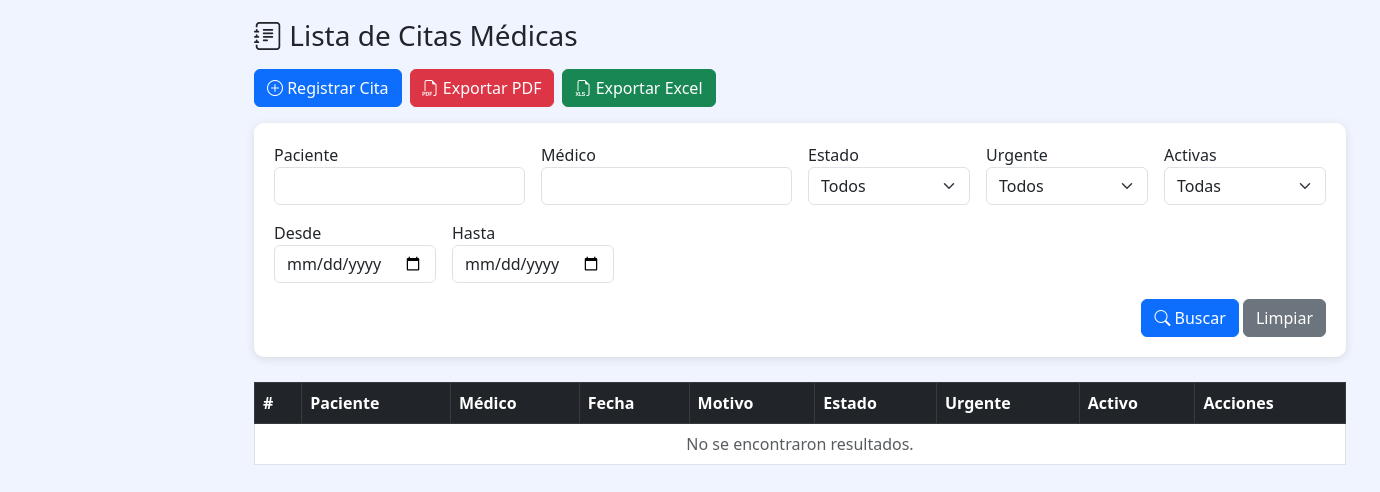
The app's page /citas/lista_citas.php, older data.
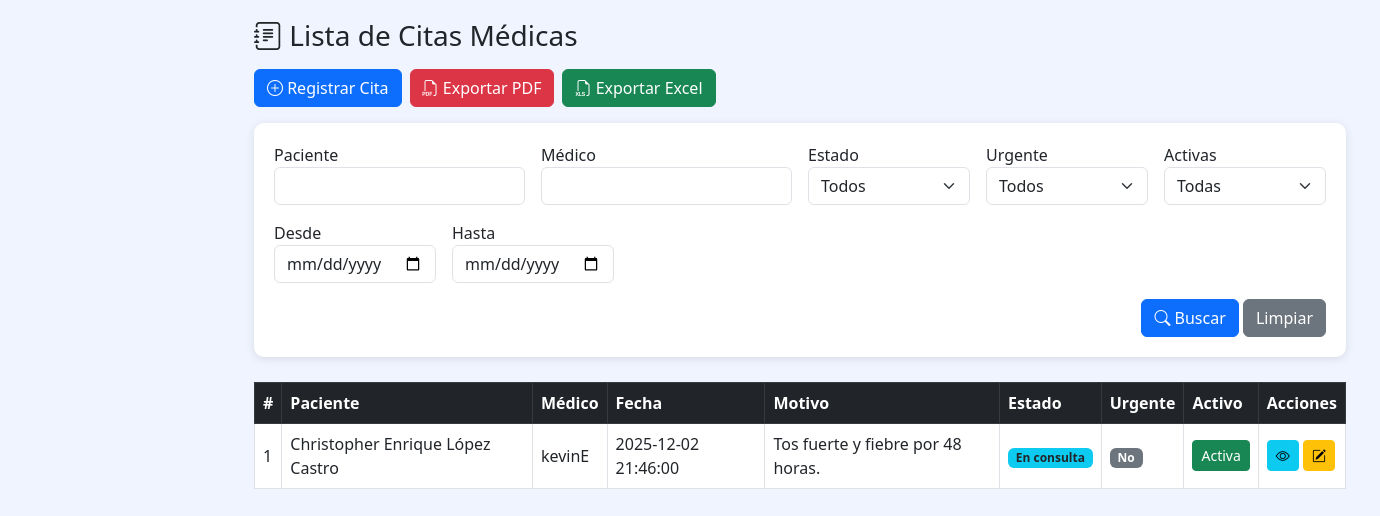
The same page, newer data.
### tables this page shows
CREATE TABLE `citas` (
  `id_citas` int NOT NULL,
  `paciente_id` int NOT NULL,
  `medico_id` int NOT NULL,
  `fecha` datetime NOT NULL,
  `estado_id` int NOT NULL,
  `motivo` text,
  `es_urgente` tinyint(1) DEFAULT '0',
  `fecha_creacion` datetime DEFAULT CURRENT_TIMESTAMP,
  `activo` tinyint(1) DEFAULT '1'
);

CREATE TABLE `usuarios` (
  `id_usuarios` int NOT NULL,
  `nombre_completo` varchar(100) NOT NULL,
  `correo` varchar(100) NOT NULL,
  `telefono` varchar(20) DEFAULT NULL,
  `direccion` text,
  `password` varchar(255) NOT NULL,
  `rol_id` int NOT NULL,
  `activo` tinyint(1) DEFAULT '1',
  `fecha_registro` datetime DEFAULT CURRENT_TIMESTAMP
);

CREATE TABLE `estado_cita` (
  `id_estado_cita` int NOT NULL,
  `descripcion` varchar(50) NOT NULL
);

### citas/lista_citas.php (the view, shortened to what this page needs)
<?php
require_once "../includes/conexion.php";
$paciente   = $_GET["paciente"]   ?? "";
$medico     = $_GET["medico"]     ?? "";
$desde      = $_GET["desde"]      ?? "";
$hasta      = $_GET["hasta"]      ?? "";
$pagina     = max(1, intval($_GET["pagina"] ?? 1));
$por_pagina = 10;
$filtro = " WHERE 1 ";
$sql_count = "
SELECT COUNT(*) AS total
FROM citas c
INNER JOIN pacientes p ON c.paciente_id = p.id_pacientes
INNER JOIN usuarios u1 ON p.usuario_id = u1.id_usuarios
INNER JOIN medicos m ON c.medico_id = m.id_medicos
INNER JOIN usuarios u2 ON m.usuario_id = u2.id_usuarios
INNER JOIN estado_cita e ON c.estado_id = e.id_estado_cita
$filtro
";
$total_reg = $conn->query($sql_count)->fetch_assoc()['total'] ?? 0;
$offset = ($pagina - 1) * $por_pagina;
$sql = "
SELECT c.id_citas, c.fecha, c.motivo, c.activo, c.es_urgente,
       u1.nombre_completo AS paciente,
       u2.nombre_completo AS medico,
       e.descripcion AS estado
FROM citas c
INNER JOIN pacientes p ON c.paciente_id = p.id_pacientes
INNER JOIN usuarios u1 ON p.usuario_id = u1.id_usuarios
INNER JOIN medicos m ON c.medico_id = m.id_medicos
INNER JOIN usuarios u2 ON m.usuario_id = u2.id_usuarios
INNER JOIN estado_cita e ON c.estado_id = e.id_estado_cita
$filtro
ORDER BY c.fecha DESC
LIMIT $offset, $por_pagina
";
$result = $conn->query($sql);
$params = $_GET;
unset($params['pagina']);
$queryString = http_build_query($params);
$qs = $queryString ? "?$queryString" : "";
$pdf_url   = "exportar_citas_pdf.php"   . $qs;
$excel_url = "exportar_citas_excel.php" . $qs;
?>
<!DOCTYPE html>
<html lang="es">
<head>
<link href="https://cdn.jsdelivr.net/npm/bootstrap@5.3.0/dist/css/bootstrap.min.css" rel="stylesheet">
<link href="https://cdn.jsdelivr.net/npm/bootstrap-icons@1.10.5/font/bootstrap-icons.css" rel="stylesheet">
<link rel="stylesheet" href="../css/estilos.css">
</head>
<body>
<div class="content container">
    <h3 class="mb-3"><i class="bi bi-journal-text"></i> Lista de Citas Médicas</h3>
    <div class="d-flex flex-wrap gap-2 mb-3">
        <a href="registro_cita.php" class="btn btn-primary">
            <i class="bi bi-plus-circle"></i> Registrar Cita
        </a>
        <a href="<?= $pdf_url ?>" class="btn btn-danger">
            <i class="bi bi-filetype-pdf"></i> Exportar PDF
        </a>
        <a href="<?= $excel_url ?>" class="btn btn-success">
            <i class="bi bi-filetype-xls"></i> Exportar Excel
        </a>
    </div>
    <div class="filter-box">
        <form method="GET" class="row g-3" id="formFiltros">
            <div class="col-md-3 col-sm-6">
                <label>Paciente</label>
                <input type="text" name="paciente" value="<?= htmlspecialchars($paciente) ?>" class="form-control">
            </div>
            <div class="col-md-3 col-sm-6">
                <label>Médico</label>
                <input type="text" name="medico" value="<?= htmlspecialchars($medico) ?>" class="form-control">
            </div>
            <div class="col-md-2 col-sm-6">
                <label>Estado</label>
                <select name="estado" class="form-select">
                    <option value="">Todos</option>
                </select>
            </div>
            <div class="col-md-2 col-sm-6">
                <label>Urgente</label>
                <select name="urgente" class="form-select">
                    <option value="">Todos</option>
                </select>
            </div>
            <div class="col-md-2 col-sm-6">
                <label>Activas</label>
                <select name="activo" class="form-select">
                    <option value="">Todas</option>
                </select>
            </div>
            <div class="col-md-2 col-sm-6">
                <label>Desde</label>
                <input type="date" name="desde" value="<?= $desde ?>" class="form-control">
            </div>
            <div class="col-md-2 col-sm-6">
                <label>Hasta</label>
                <input type="date" name="hasta" value="<?= $hasta ?>" class="form-control">
            </div>
            <div class="col-12 text-end">
                <button class="btn btn-primary"><i class="bi bi-search"></i> Buscar</button>
                <a href="lista_citas.php" class="btn btn-secondary">Limpiar</a>
            </div>
        </form>
    </div>
    <div class="table-responsive">
        <table class="table table-bordered table-hover align-middle">
            <thead class="table-dark">
                <tr>
                    <th>#</th>
                    <th>Paciente</th>
                    <th>Médico</th>
                    <th>Fecha</th>
                    <th>Motivo</th>
                    <th>Estado</th>
                    <th>Urgente</th>
                    <th>Activo</th>
                    <th>Acciones</th>
                </tr>
            </thead>
            <tbody>
            <?php
            if ($result && $result->num_rows > 0):
                $i = $offset + 1;
                while($c = $result->fetch_assoc()):
            ?>
                <tr>
                    <td><?= $i++ ?></td>
                    <td><?= htmlspecialchars($c['paciente']) ?></td>
                    <td><?= htmlspecialchars($c['medico']) ?></td>
                    <td><?= $c['fecha'] ?></td>
                    <td><?= htmlspecialchars($c['motivo']) ?></td>
                    <td>
                        <span class="badge bg-info text-dark"><?= htmlspecialchars($c['estado']) ?></span>
                    </td>
                    <td><?= $c["es_urgente"] ? "<span class='badge bg-danger'>Sí</span>" : "<span class='badge bg-secondary'>No</span>" ?></td>
                    <td>
                        <button type="button"
                                class="btn btn-sm btn-toggle-cita <?= $c['activo'] ? "btn-success" : "btn-danger" ?>"
                                data-id="<?= $c['id_citas'] ?>">
                            <?= $c['activo'] ? "Activa" : "Inactiva" ?>
                        </button>
                    </td>
                    <td>
                        <a href="ver_cita.php?id=<?= $c['id_citas'] ?>" class="btn btn-info btn-sm">
                            <i class="bi bi-eye"></i>
                        </a>
                        <a href="editar_cita.php?id=<?= $c['id_citas'] ?>" class="btn btn-warning btn-sm">
                            <i class="bi bi-pencil-square"></i>
                        </a>
                    </td>
                </tr>
            <?php endwhile; else: ?>
                <tr><td colspan="9" class="text-center text-muted">No se encontraron resultados.</td></tr>
            <?php endif; ?>
            </tbody>
        </table>
    </div>
</div>
</body>
</html>

### css/estilos.css (style rules this page uses)
body { background-color: #f0f4ff; margin: 0; font-family: 'Segoe UI', sans-serif; }
.content { margin-left: 230px; padding: 1.2rem 1.5rem; transition: all 0.3s ease; }

### citas/lista_citas.php (style rules this page uses)
.filter-box { background: white; padding: 20px; border-radius: 10px; margin-bottom: 25px; box-shadow: 0 2px 10px rgba(0,0,0,0.1); }

Row changes from the older to the newer data that the page shows:
added citas: usuarios.nombre_completo "Christopher Enrique López Castro", usuarios.nombre_completo "kevinE", fecha "2025-12-02 21:46:00", motivo "Tos fuerte y fiebre por 48 horas.", estado.descripcion "En consulta", es_urgente "No", activo "Activa"
Text that changed along with them:
text no longer shown: "No se encontraron resultados."
